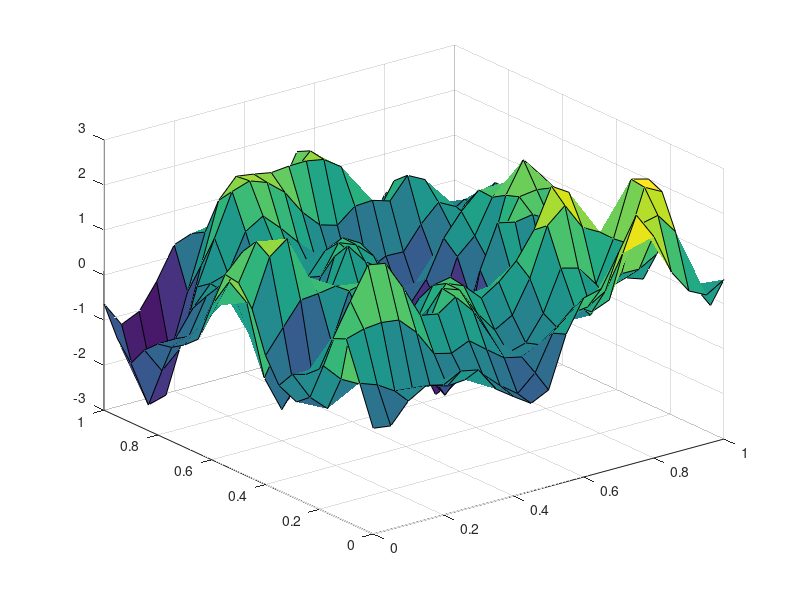

The MATLAB source for this figure:
kernel = 2;
switch kernel
    case 1; k = @(x, y) 1*x'*y; % Linear
    case 2; k = @(x, y) exp(-100*(x-y)'*(x-y)); % squared exponential
end

% Choose points at which to sample
points = (0:.05:1)';
[U V] = meshgrid(points, points);
x = [U(:) V(:)]';
n = size(x,2);

% Construct the covariance matrix
C = zeros(n, n);
for i = 1:n
    for j = 1:n
        C(i, j) = k(x(:,i), x(:,j));
    end
end

% Sample from Gaussian process
u = randn(n, 1);
[A,S,B] = svd(C);
z = A*sqrt(S)*u;

% Plot
figure(2); hold on; clf;
Z = reshape(z,sqrt(n),sqrt(n));
surf(U,V,Z);